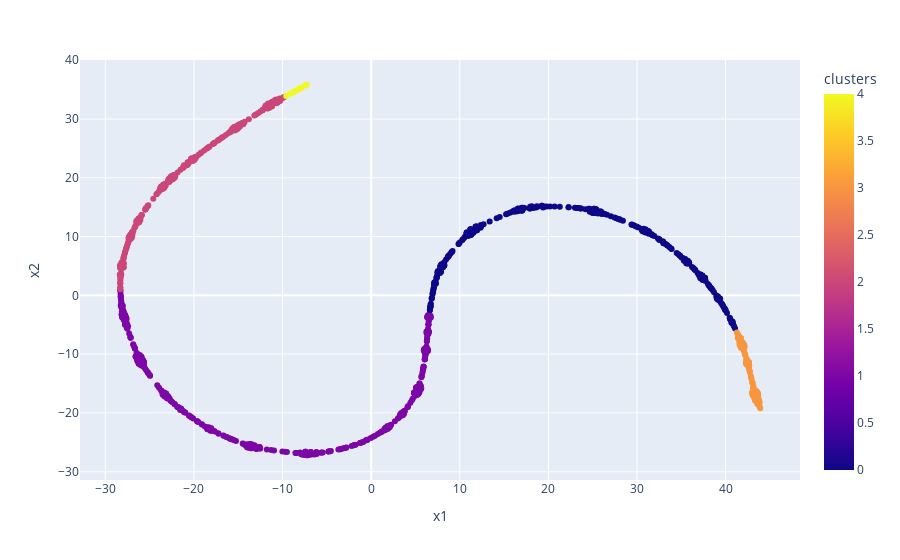
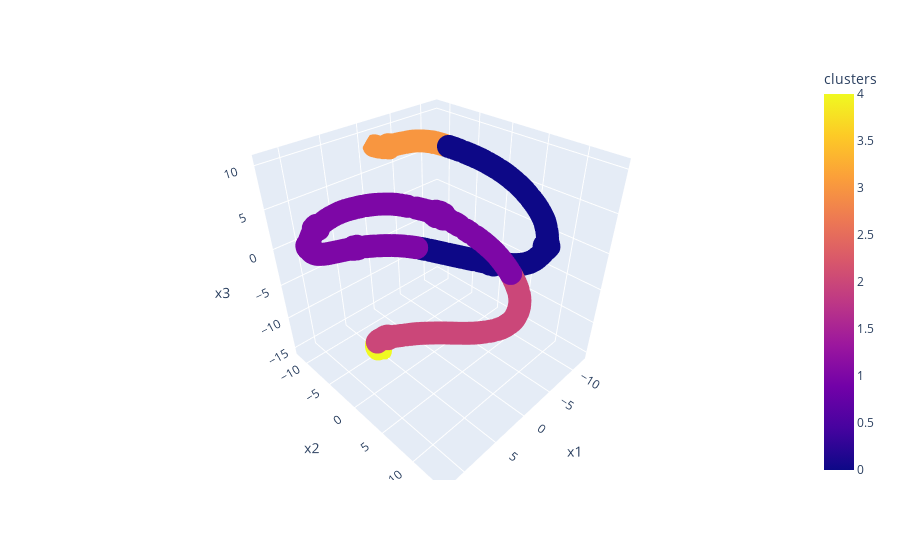

The notebook cell these images were saved under, in order:
### Markdown cell above
#### Visualize using t-SNE

### Code cell
from sklearn.manifold import TSNE
import seaborn as sns
import matplotlib.pyplot as plt
import plotly_express as px
import plotly.graph_objs as go
import chart_studio.plotly as py

tsne_output_2d = TSNE(n_components = 2).fit_transform(train_api_embeddings)
tsne_dataframe_2d = pd.DataFrame(tsne_output_2d)
tsne_dataframe_2d['cluster'] = kmeans.predict(train_api_embeddings)
tsne_dataframe_2d.columns = ['x1','x2','cluster']

tsne_output_3d = TSNE(n_components = 3).fit_transform(train_api_embeddings)
tsne_dataframe_3d = pd.DataFrame(tsne_output_3d)
tsne_dataframe_3d['cluster'] = kmeans.predict(train_api_embeddings)
tsne_dataframe_3d.columns = ['x1','x2', 'x3', 'cluster']

fig = px.scatter(
    tsne_dataframe_2d[["x1", "x2"]], x="x1", y="x2",
    color=tsne_dataframe_2d["cluster"], labels={'color': 'clusters'}
)
fig.show()

fig = px.scatter_3d(
    tsne_dataframe_3d[["x1", "x2", "x3"]], x="x1", y="x2", z="x3",
    color=tsne_dataframe_3d["cluster"], labels={'color': 'clusters'}
)
fig.update_traces(marker_size = 8)
fig.show()

### Figure 1 — Plotly figure (JSON) as saved in the notebook; plotly's stock layout.template omitted (floating-point values rounded to 4 significant figures; data arrays with more than 128 entries replaced by an {"elided": "..."} marker saying what was removed)
{"data": [{"hovertemplate": "x1=%{x}<br>x2=%{y}<br>clusters=%{marker.color}<extra></extra>", "legendgroup": "", "marker": {"color": {"elided": "857 int values"}, "coloraxis": "coloraxis", "symbol": "circle"}, "mode": "markers", "name": "", "orientation": "v", "showlegend": false, "type": "scatter", "x": {"elided": "857 float values"}, "xaxis": "x", "y": {"elided": "857 float values"}, "yaxis": "y"}], "layout": {"coloraxis": {"colorbar": {"title": {"text": "clusters"}}, "colorscale": [[0, "#0d0887"], [0.1111, "#46039f"], [0.2222, "#7201a8"], [0.3333, "#9c179e"], [0.4444, "#bd3786"], [0.5556, "#d8576b"], [0.6667, "#ed7953"], [0.7778, "#fb9f3a"], [0.8889, "#fdca26"], [1, "#f0f921"]]}, "legend": {"tracegroupgap": 0}, "margin": {"t": 60}, "xaxis": {"anchor": "y", "domain": [0, 1], "title": {"text": "x1"}}, "yaxis": {"anchor": "x", "domain": [0, 1], "title": {"text": "x2"}}}}

### Figure 2 — Plotly figure (JSON) as saved in the notebook; plotly's stock layout.template omitted (floating-point values rounded to 4 significant figures; data arrays with more than 128 entries replaced by an {"elided": "..."} marker saying what was removed)
{"data": [{"hovertemplate": "x1=%{x}<br>x2=%{y}<br>x3=%{z}<br>clusters=%{marker.color}<extra></extra>", "legendgroup": "", "marker": {"color": {"elided": "857 int values"}, "coloraxis": "coloraxis", "size": 8, "symbol": "circle"}, "mode": "markers", "name": "", "scene": "scene", "showlegend": false, "type": "scatter3d", "x": {"elided": "857 float values"}, "y": {"elided": "857 float values"}, "z": {"elided": "857 float values"}}], "layout": {"coloraxis": {"colorbar": {"title": {"text": "clusters"}}, "colorscale": [[0, "#0d0887"], [0.1111, "#46039f"], [0.2222, "#7201a8"], [0.3333, "#9c179e"], [0.4444, "#bd3786"], [0.5556, "#d8576b"], [0.6667, "#ed7953"], [0.7778, "#fb9f3a"], [0.8889, "#fdca26"], [1, "#f0f921"]]}, "legend": {"tracegroupgap": 0}, "margin": {"t": 60}, "scene": {"domain": {"x": [0, 1], "y": [0, 1]}, "xaxis": {"title": {"text": "x1"}}, "yaxis": {"title": {"text": "x2"}}, "zaxis": {"title": {"text": "x3"}}}}}
